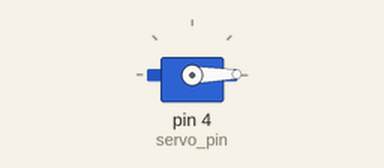
Bench run of a sketch on a simulated Arduino Uno, built with avr-gcc and run on an emulated ATmega328P. On the bench: servo.

Above: at 0.05 s.
At 2.65 s:
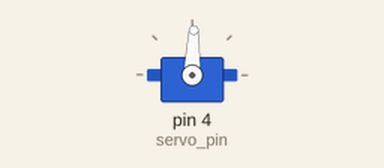
At 5.25 s:
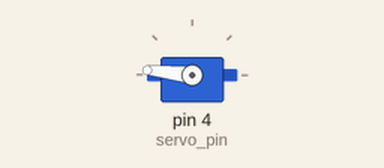
At 10.45 s:
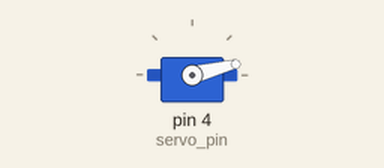
Timing chart, 0 to 14.2 s (numbered marks = the images above):
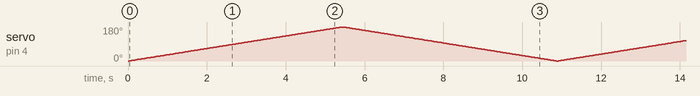

The sketch:

Servo_motor.ino
```cpp
#include <Servo.h>

Servo servo;

int deg=0;
int servo_pin=4;

void setup() {
  // put your setup code here, to run once:
  servo.attach(servo_pin);
  servo.write(0);
}

void loop() {
  // put your main code here, to run repeatedly:
  for(deg=0; deg<=180; deg++){
    servo.write(deg);
    delay(30);
  }
  for(deg=180; deg>=0; deg--){
    servo.write(deg);
    delay(30);
  }
}
```
